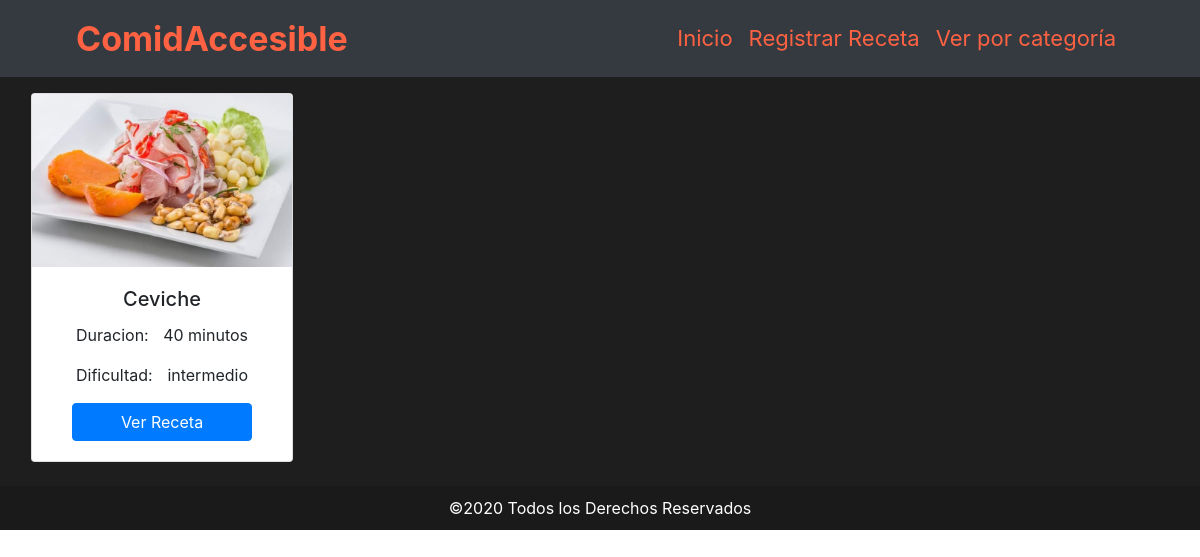
The page /mostrar_plato_categoria.php?id=15 on the database as committed earlier.
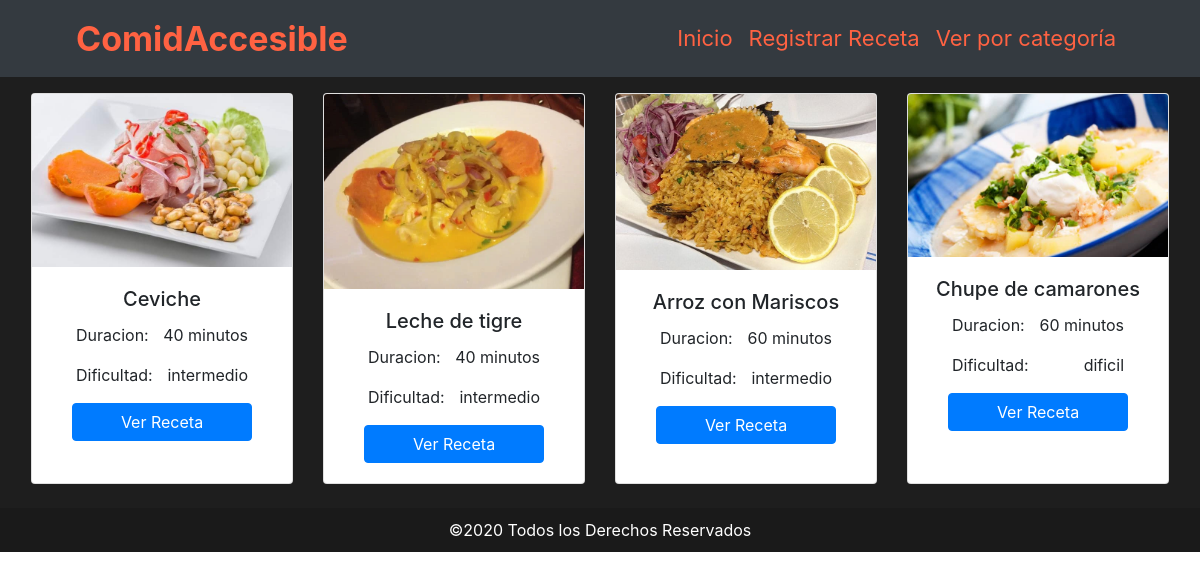
The same page on the database as committed later.
### tables this page shows
CREATE TABLE `plato` (
  `IdPlato` int(11) NOT NULL,
  `NombrePlato` varchar(50) NOT NULL,
  `Descripción` text NOT NULL,
  `Duracion` int(11) NOT NULL,
  `Dificultad` varchar(20) NOT NULL,
  `Foto` varchar(600) NOT NULL,
  `Pasos` longtext NOT NULL,
  `IdCategoria` int(11) NOT NULL
);

### mostrar_plato_categoria.php (the view, shortened to what this page needs)
<?php
    include 'partes/conexion.php';
    $idCategoria= $_GET["id"];
    $sentencia_plato = "SELECT * FROM plato where IdCategoria = $idCategoria";
    $sentencia=$db->query($sentencia_plato);
    $plato= $sentencia->fetchAll();
?>
<!DOCTYPE html>
<html lang="en">
<head>
    <link rel="stylesheet" href="hojaestilo/estilodepagina.css">
    <link rel="stylesheet" href="https://cdn.jsdelivr.net/npm/bootstrap@4.5.3/dist/css/bootstrap.min.css">
</head>
<body>
    <?php include 'partes/header.php'?>
    <div class="row row-cols-1 row-cols-md-4 w-100 mr-0 ml-0 pr-3 pl-3 pt-3" style="background-color:#1e1e1e">
        <?php foreach($plato as $p){ ?>
            <div class="col mb-4">
                <div class="card h-100">
                    <img src="<?php echo $p["Foto"]; ?>" class="alto card-img-top " alt="...">
                    <div class="card-body" style="text-align:center">
                        <h5 class="card-title"><?php echo $p["NombrePlato"]; ?></h5>
                        <div class="pl-4 pr-4"style="display: flex; justify-content:space-between">
                            <p class="card-text">Duracion: </p>
                            <p class="card-text"><?php echo $p["Duracion"]; ?> minutos</p>
                        </div>
                        <div class="pl-4 pr-4"style="display: flex; justify-content:space-between">
                            <p class="card-text">Dificultad: </p>
                            <p class="card-text"><?php echo $p["Dificultad"]; ?></p>
                        </div>
                        <div>
                            <form action="procesar_confirmacion.php" method="post">
                                <button type="submit"class="btn btn-primary pl-5 pr-5" >Ver Receta</button>
                            </form>
                        </div>
                    </div>
                </div>
            </div>
        <?php }?>
    </div>
    <?php include 'partes/footer.php'?>
</body>
</html>

### partes/header.php (shortened to what this page needs)
<div class="contenedor_nav bg-dark">
  <nav class="navbar navbar-expand-lg navbar-dark bg-dark sticky-top" style="background-color:#FFF">
    <a class="navbar-brand" href="index.php"><span style="color:#FF6242; font-weight: bold; font-size:34px;">ComidAccesible</span></a>
    <div class="collapse navbar-collapse" id="navbarSupportedContent">
      <ul class="navbar-nav ml-auto">
        <li class="nav-item">
          <a class="nav-link" href="index.php" style="font-size: 22px; color:#FF6242">Inicio <span class="sr-only">(current)</span></a>
        </li>
        <li class="nav-item">
          <a class="nav-link" href="registrar_receta.php" style="font-size: 22px; color:#FF6242"> Registrar Receta</a>
        </li>
        <li class="nav-item">
          <a class="nav-link" href="mostrar_categoria.php" style="font-size: 22px; color:#FF6242">Ver por categoría</a>
        </li>
      </ul>
    </div>
  </nav>
</div>

### partes/footer.php (shortened to what this page needs)
<footer style="background-color :#1A1A1A">
    <div>
        <p class="footer-text mb-0" style="color:white; padding: 10px; text-align:center">©2020 Todos los Derechos Reservados</p>
    </div>
</footer>

### hojaestilo/estilodepagina.css (style rules this page uses)
.alto { max-height:320px; }
.contenedor_nav { padding: 0px 5%; background-color:#FFF; }

Rows that differ between the two databases and show on the page:
added plato: Foto (picture), NombrePlato "Leche de tigre", Duracion "40", Dificultad "intermedio"
added plato: Foto (picture), NombrePlato "Arroz con Mariscos", Duracion "60", Dificultad "intermedio"
added plato: Foto (picture), NombrePlato "Chupe de camarones", Duracion "60", Dificultad "dificil"
